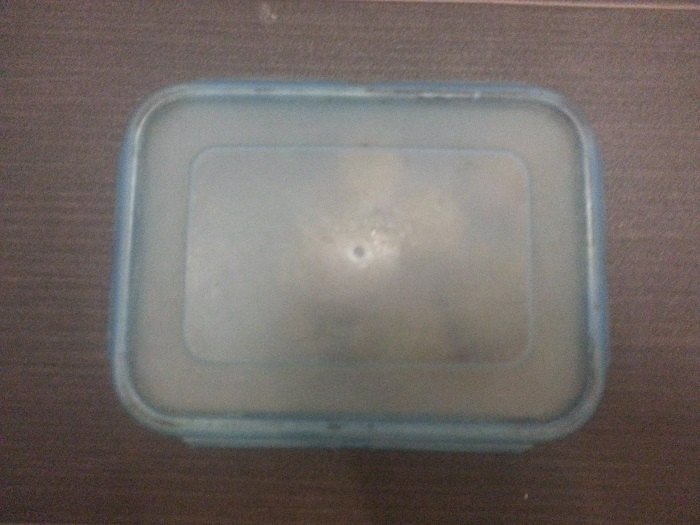
#> input picture opencv-lambda/images/box1.jpg, 700 x 525 px; its folder holds only this picture in this run
$ python -i obj_dim.py   (imports and definitions only)   (older library calls are emulated)
#> lines starting #> are read from the running program, lines starting #| are printed output that depends on the picture; after the words box and inside, x2 and y2 are one past the last pixel; in counts of white or black regions, pixels touching at a corner belong together
import numpy as np
import imutils
import cv2
import math
import urllib

# [9 lines left out: function url_to_image, not called in this run]


def midpoint(ptA, ptB):
    return ((ptA[0] + ptB[0]) * 0.5, (ptA[1] + ptB[1]) * 0.5)


def my_max_function(somelist):
    max_value = None
    for value in somelist:
        if not max_value:
            max_value = value
        elif value > max_value:
            max_value = value
    return max_value


# calculate pixel/metric using reference image
def pixelsPerMetric_finder():
    image = cv2.imread('images/box1.jpg')
#> image is the input picture: shape (525, 700, 3); mean B, G, R 102.6, 106.2, 113.4
    gray = cv2.cvtColor(image, cv2.COLOR_BGR2GRAY)
    gray = cv2.GaussianBlur(gray, (7, 7), 0)

    # perform edge detection, then perform a dilation + erosion to
    # close gaps in between object edges
    edged = cv2.Canny(gray, 10, 80)
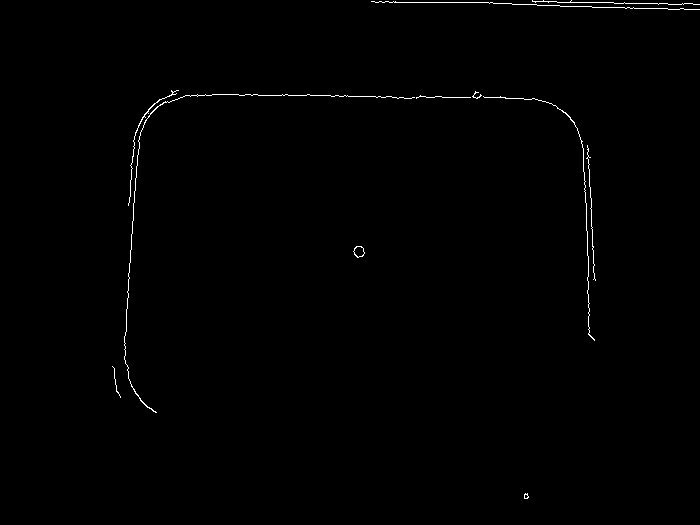
#> edged: shape (525, 700); 0.52% white in thin lines or dots, all inside (x1, y1, x2, y2) = (112, 0, 700, 499)
    # box2
    edged = cv2.dilate(edged, None, iterations=1)
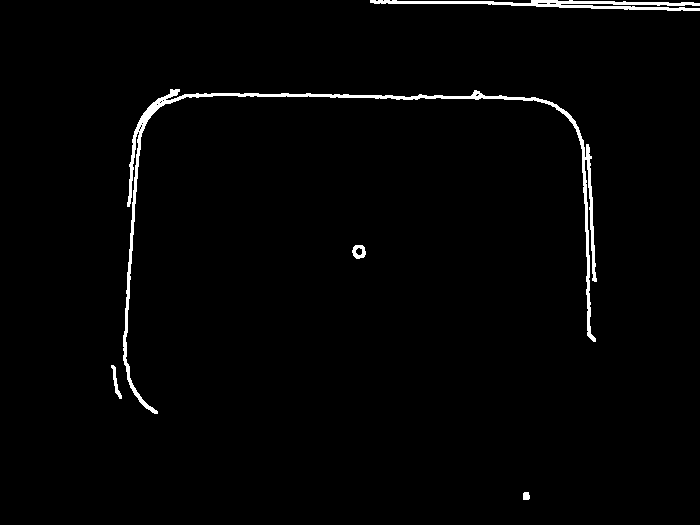
#> edged: shape (525, 700); 1.7% white; 5 white regions, box (x1, y1, x2, y2) and area: (123, 89, 597, 414) 4324, (370, 0, 700, 11) 1565, (352, 245, 366, 259) 124, (111, 365, 122, 399) 120, (523, 492, 530, 500) 51
    edged = cv2.erode(edged, None, iterations=1)
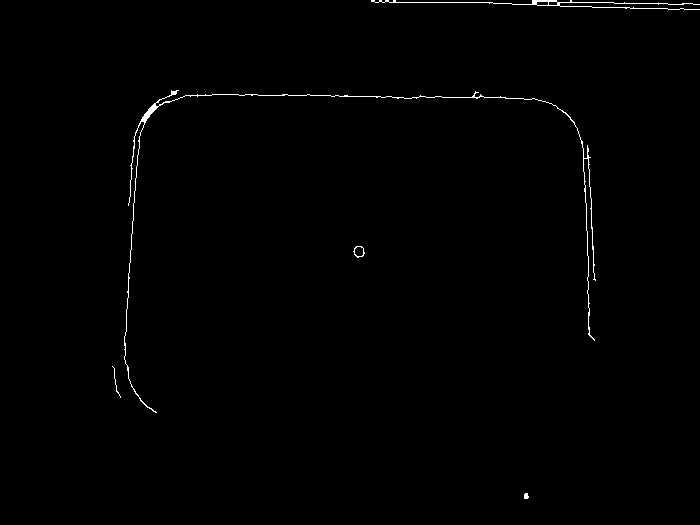
#> edged: shape (525, 700); 0.58% white in thin lines or dots, all inside (x1, y1, x2, y2) = (112, 0, 700, 499)

    # find contours in the edge map
    cnts = cv2.findContours(edged.copy(), cv2.RETR_EXTERNAL,
                            cv2.CHAIN_APPROX_SIMPLE)
#> cnts = 5 contours, 2 with area under 20; largest, box (x1, y1, x2, y2) and area: (124, 90, 596, 413) 266, (371, 0, 700, 10) 150, (353, 246, 365, 258) 88
    # print cnts
    cnts = cnts[0] if imutils.is_cv2() else cnts[1]

    pixelsPerMetric = None

    contourarray = []
    # append contour area in array and find max out of it
    for i in cnts:
            # print cv2.contourArea(i)
        contourarray.append(float(cv2.contourArea(i)))
        maxcontour = my_max_function(contourarray)
#> this loop made 5 passes
#> maxcontour on passes 1 to 5: 16.5, 16.5, 88.5, 265.5, 265.5
#> after the loop, contourarray = [16.5, 2, 88.5, 265.5, 150]

    # loop over the contours individually
    for c in cnts:
        # if the contour is not sufficiently large, ignore it
        # print cv2.contourArea(c)
        if cv2.contourArea(c) < maxcontour:
            continue

        # compute the rotated bounding box of the contour
        orig = image.copy()
        box = cv2.minAreaRect(c)
        box = cv2.cv.BoxPoints(box) if imutils.is_cv2() else cv2.boxPoints(box)
        box = np.array(box, dtype="int")

        # loop over the original points and draw them
        # for (x, y) in box:
        #     cv2.circle(orig, (int(x), int(y)), 5, (0, 0, 255), -1)
        # unpack the ordered bounding box, then compute the midpoint
        # between the top-left and top-right coordinates, followed by
        # the midpoint between bottom-left and bottom-right coordinates
        (tl, tr, br, bl) = box
        (tltrX, tltrY) = midpoint(tl, tr)
        (blbrX, blbrY) = midpoint(bl, br)

        # compute the midpoint between the top-left and top-right points,
        # followed by the midpoint between the top-righ and bottom-right
        (tlblX, tlblY) = midpoint(tl, bl)
        (trbrX, trbrY) = midpoint(tr, br)

        # compute the Euclidean distance between the midpoints
        # dA = dist.euclidean((tltrX, tltrY), (blbrX, blbrY))
        # dB = dist.euclidean((tlblX, tlblY), (trbrX, trbrY))
        dA = math.hypot(tltrX - blbrX, tltrY - blbrY)
        dB = math.hypot(tlblX - trbrX, tlblY - trbrY)


        # if the pixels per metric has not been initialized, then
        # compute it as the ratio of pixels to supplied metric
        # (in this case, inches)
        if pixelsPerMetric is None:
            # to caculate pixelpermetric use the reference object known width
            pixelsPerMetric = dB / 6.5
            # print pixelsPerMetric
        return pixelsPerMetric
#> this loop made 4 passes
#> (tl, tr, br, bl, tltrX, tltrY, blbrX, blbrY) on pass 4: ([594, 413], [123, 411], [124, 89], [595, 91], 358.5, 412, 359.5, 90)
#> after the loop, pixelsPerMetric = 72.46

# Now let's calculate the size of target image
# [72 lines left out: function obj_dimensions, not called in this run]


>>> result = pixelsPerMetric_finder()
#> result = 72.46
